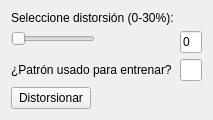
         <widget class="QWidget" name="formLayoutWidget_4">
          <property name="geometry">
           <rect>
            <x>174</x>
            <y>99</y>
            <width>191</width>
            <height>111</height>
           </rect>
          </property>
          <layout class="QFormLayout" name="formLayout_6">
           <item row="0" column="0">
            <widget class="QLabel" name="label_2">
             <property name="text">
              <string>Seleccione distorsión (0-30%):</string>
             </property>
            </widget>
           </item>
           <item row="1" column="1">
            <widget class="QLineEdit" name="lineEdit_sliderprobar1">
             <property name="text">
              <string>0</string>
             </property>
             <property name="readOnly">
              <bool>true</bool>
             </property>
            </widget>
           </item>
           <item row="2" column="0">
            <widget class="QLabel" name="label_6">
             <property name="text">
              <string>¿Patrón usado para entrenar?</string>
             </property>
            </widget>
           </item>
           <item row="2" column="1">
            <widget class="QLineEdit" name="lineEdit_usado">
             <property name="readOnly">
              <bool>true</bool>
             </property>
            </widget>
           </item>
           <item row="3" column="0">
            <widget class="QPushButton" name="pushButton_distorsionar">
             <property name="text">
              <string>Distorsionar</string>
             </property>
            </widget>
           </item>
           <item row="1" column="0">
            <widget class="QSlider" name="horizontalSlider_probar1patron">
             <property name="minimum">
              <number>0</number>
             </property>
             <property name="maximum">
              <number>30</number>
             </property>
             <property name="orientation">
              <enum>Qt::Horizontal</enum>
             </property>
            </widget>
           </item>
          </layout>
         </widget>
